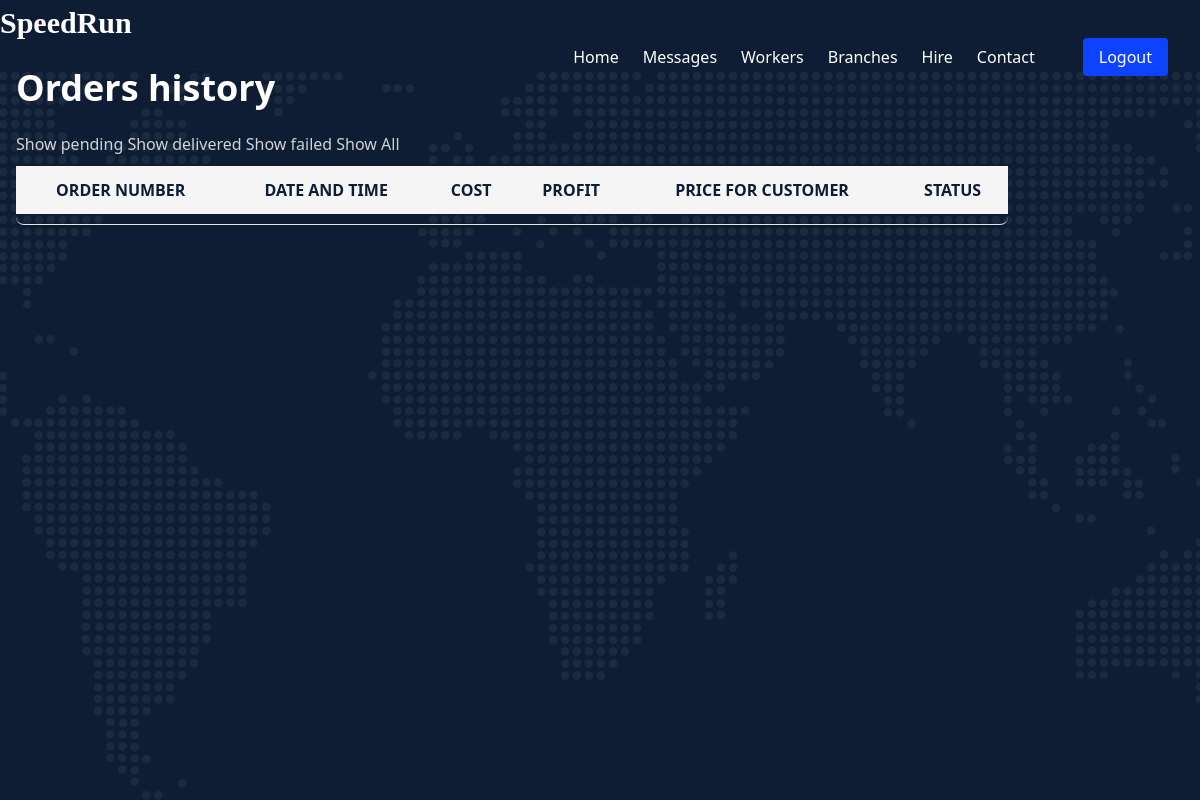
The page /php/profit.php?status=failed (signed in) on the database as committed earlier.
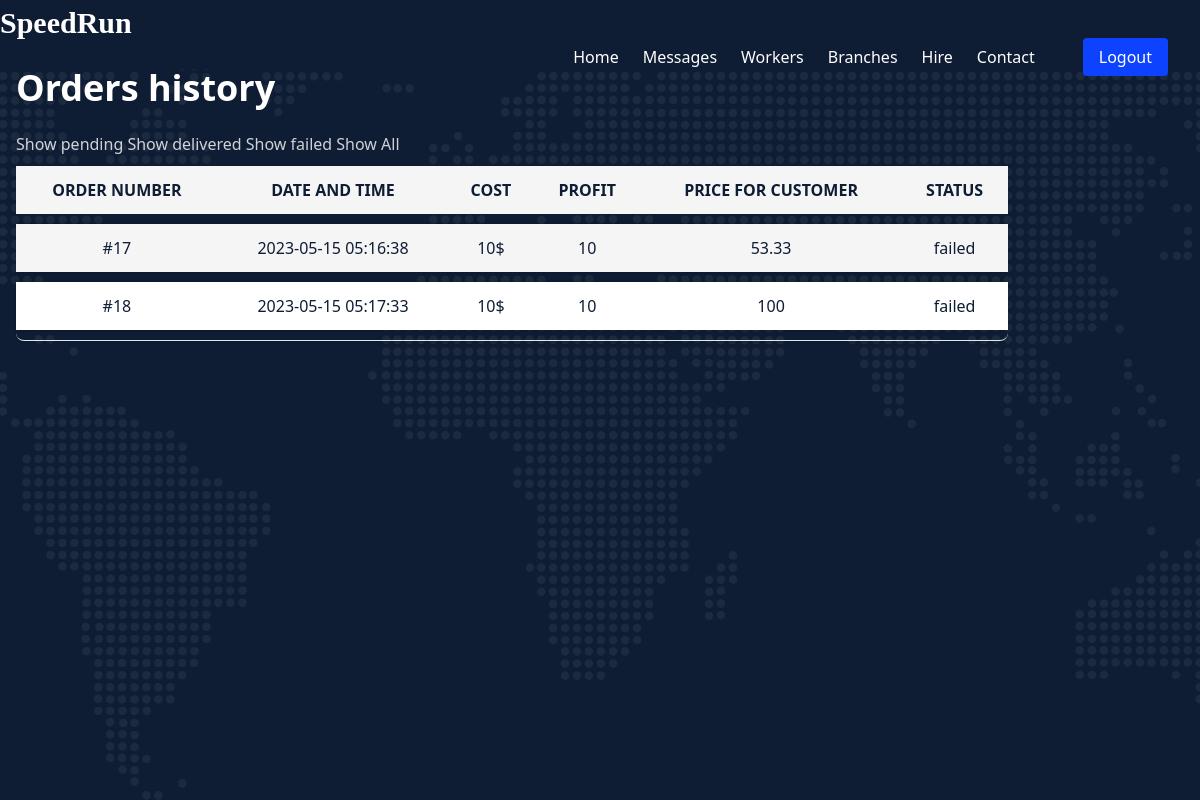
The same page on the database as committed later.
### tables this page shows
CREATE TABLE `orders` (
  `o_id` int(11) NOT NULL,
  `p_id` int(11) DEFAULT NULL,
  `c_id` int(11) DEFAULT NULL,
  `status` enum('successful','pending','failed','') NOT NULL DEFAULT 'pending',
  `date` timestamp NOT NULL DEFAULT current_timestamp(),
  `pic` longblob DEFAULT NULL
);

CREATE TABLE `packages` (
  `p_id` int(11) NOT NULL,
  `width` float NOT NULL,
  `height` float NOT NULL,
  `weight` float NOT NULL,
  `message` text DEFAULT NULL,
  `to_name` varchar(255) DEFAULT NULL,
  `to_phone` varchar(100) DEFAULT NULL,
  `to_address` varchar(255) NOT NULL,
  `p_longitude` decimal(11,8) DEFAULT NULL,
  `p_latitude` decimal(10,8) DEFAULT NULL,
  `to_district` varchar(255) NOT NULL,
  `fragile` tinyint(1) NOT NULL DEFAULT 0,
  `o_price` float NOT NULL DEFAULT 0,
  `cost` float NOT NULL,
  `charge` float NOT NULL DEFAULT 5,
  `f_price` float NOT NULL,
  `pay_at_delivery` tinyint(1) NOT NULL DEFAULT 1
);

### php/profit.php (the view, shortened to what this page needs)
<!DOCTYPE html>
<html>
<head>
  <link href="https://cdn.jsdelivr.net/npm/tailwindcss@2.2.16/dist/tailwind.min.css" rel="stylesheet">
  <link rel="stylesheet" href="../assets/css/header.css">
  <link rel="stylesheet" href="../assets/css/manager.css">
  <link href="assets/vendor/bootstrap-icons/bootstrap-icons.css" rel="stylesheet">
  <link href="assets/vendor/fontawesome-free/css/all.min.css" rel="stylesheet">
  <link href="assets/vendor/glightbox/css/glightbox.min.css" rel="stylesheet">
  <link href="assets/vendor/swiper/swiper-bundle.min.css" rel="stylesheet">
  <link href="assets/vendor/aos/aos.css" rel="stylesheet">
</head>
<body>
  <header id="header" class="header d-flex alignems-center fixed-top ">
    <div class="container-fluid container-xl d-flex alignems-center justify-content-between">
      <a href="../CEO.php" class="logo d-flex alignems-center">
        <h1 style="font-family: 'Libre Baskerville', serif;">SpeedRun</h1>
      </a>
      <nav id="navbar" class="navbar">
        <?php
        if ($_SESSION['type'] == 'CEO') {
        ?>
          <ul>
            <li><a href="../CEO.php" class="active">Home</a></li>
            <li><a href="viewWorker.php">Workers</a></li>
            <li><a href="../hire.php">Hire</a></li>
            <li><a href="../addBranches.php">Branches</a></li>
            <li><a href="profit.php">Statistics</a></li>
            <li><a href="../viewMessages.php">Messages</a></li>
            <li><a class="get-a-quote" href="logout.php">Logout</a></li>
          </ul>
        <?php } else { ?>
          <ul>
            <li><a href="../IT.php" class="active">Home</a></li>
            <li><a href="../viewMessages.php">Messages</a></li>
            <li><a href="viewWorker.php">Workers</a></li>
            <li><a href="../addBranches.php">Branches</a></li>
            <li><a href="hire.php">Hire</a></li>
            <li><a href="../IT.php#IT_message">Contact</a></li>
            <li><a class="get-a-quote" href="logout.php">Logout</a></li>
          </ul>
        <?php } ?>
      </nav>
    </div>
  </header>
  <section id="hero" class="hero " style="padding-top: 20px; height: 100%; ">
    <div class="container">
      <div class="container mx-auto px-4 py-12">
        <h1 class="text-4xl font-bold mb-6" style="color:white;">Orders history</h1>
        <div class="shadow overflow-hidden border-b border-gray-200 sm:rounded-lg mb-8">
          <a href="http://localhost/seniorProject/php/profit.php?status=pending"><button class="show-all-button" name="show" type="submit" id="showButton">Show pending</button> </a>
          <a href="http://localhost/seniorProject/php/profit.php?status=successful"><button class="show-all-button" name="show" type="submit" id="showButton">Show delivered</button> </a>
          <a href="http://localhost/seniorProject/php/profit.php?status=failed"><button class="show-all-button" name="show" type="submit" id="showButton">Show failed</button> </a>
          <a href="http://localhost/seniorProject/php/profit.php"><button class="show-all-button" name="show" type="submit" id="showButton">Show All</button> </a>
          <table class="table table-striped">
            <thead>
              <tr>
                <th>Order number </th>
                <th>Date and time</th>
                <th>Cost</th>
                <th>Profit</th>
                <th>Price for customer</th>
                <th>status</th>
              </tr>
            </thead>
            <tbody>
              <?php
              require_once('connection.php');
              $query = 0;
              if (isset($_GET['status'])) {
                $status = $_GET['status'];
                $query = "SELECT * FROM orders NATURAL JOIN packages WHERE status='$status' ORDER BY date";
              } else {
                $query = "SELECT * FROM orders NATURAL JOIN packages ORDER BY date";
              }
              $result = mysqli_query($link, $query);
              if (($result) && (mysqli_num_rows($result) > 0)) {
                while ($row = mysqli_fetch_assoc($result)) {
                  echo "<tr>
                  <td>#" . $row["o_id"] . "</td>
                  <td>" . $row["date"] . "</td>
                  <td>" . $row["cost"] . "$</td>
                  <td>" . $row["charge"] . "</td>
                  <td>" . $row["f_price"] . "</td>
                  <td>" . $row["status"] . "</td>
                  </tr>";
                }
              }
              ?>
            </tbody>
          </table>
        </div>
      </div>
    </div>
  </section>
</body>
</html>

Rows that differ between the two databases and show on the page:
added orders: o_id "17", date "2023-05-15 05:16:38", p.cost "10", p.charge "10", p.f_price "53.33", status "failed"
added orders: o_id "18", date "2023-05-15 05:17:33", p.cost "10", p.charge "10", p.f_price "100", status "failed"
